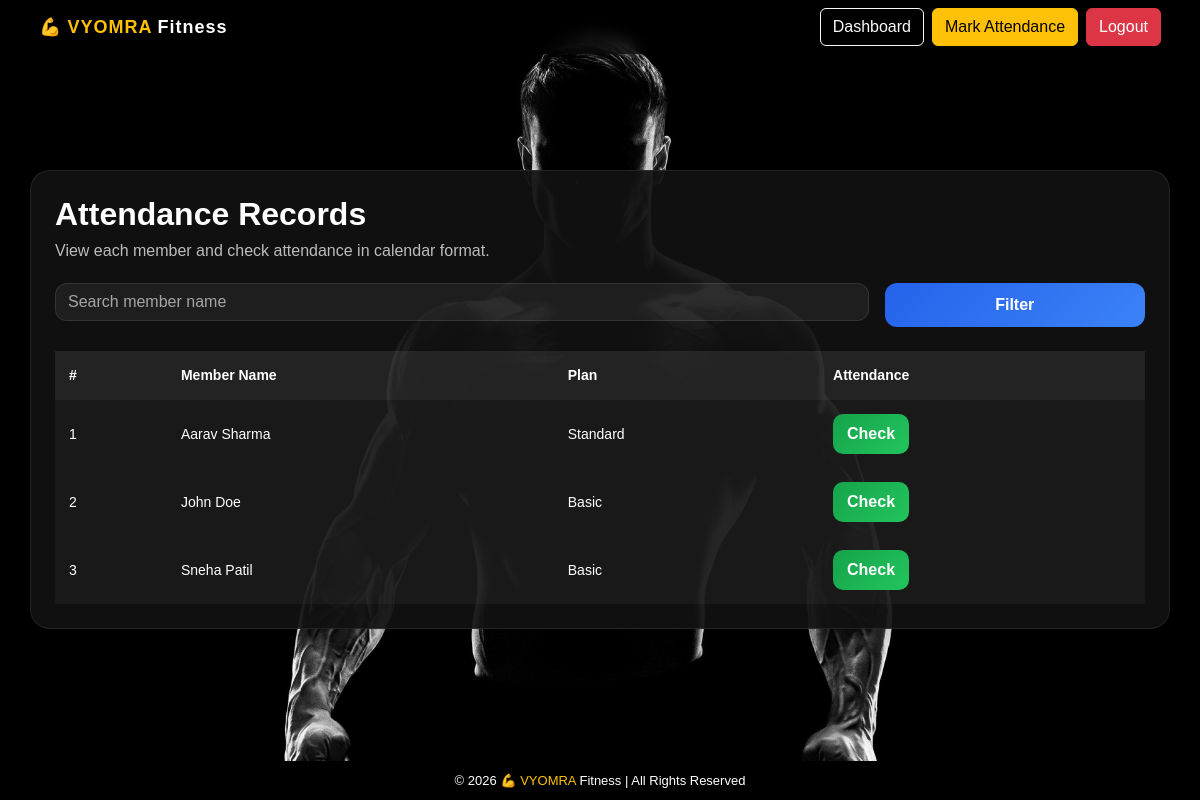
The app's page /admin/view_attendance.php (signed in) with its own data.
### tables this page shows
CREATE TABLE `members` (
  `member_id` int(11) NOT NULL,
  `name` varchar(100) DEFAULT NULL,
  `age` int(11) DEFAULT NULL,
  `gender` varchar(10) DEFAULT NULL,
  `phone` varchar(15) DEFAULT NULL,
  `email` varchar(100) DEFAULT NULL,
  `plan` varchar(50) DEFAULT NULL,
  `join_date` date DEFAULT NULL,
  `expiry_date` date NOT NULL,
  `trainer_id` int(11) DEFAULT NULL,
  `workout_id` int(11) DEFAULT NULL
);

### admin/view_attendance.php (the view, shortened to what this page needs)
<?php
include("../includes/db.php");
$search = $_GET['search'] ?? "";
$query = "
    SELECT DISTINCT m.member_id, m.name, m.plan
    FROM attendance a
    INNER JOIN members m ON a.member_id = m.member_id
    WHERE 1
";
$query .= " ORDER BY m.name ASC";
$stmt = $conn->prepare($query);
$stmt->execute();
$result = $stmt->get_result();
?>
<!DOCTYPE html>
<html lang="en">
<head>
    <link href="https://cdn.jsdelivr.net/npm/bootstrap@5.3.2/dist/css/bootstrap.min.css" rel="stylesheet">
    <link rel="stylesheet" href="../css/style.css">
</head>
<body class="dashboard-bg">
<nav class="navbar navbar-expand-lg navbar-dark custom-navbar">
    <div class="container-fluid px-4">
        <a class="navbar-brand fw-bold" href="dashboard.php">
            💪 <span style="color:#ffc107;">VYOMRA</span> Fitness
        </a>
        <div class="ms-auto d-flex gap-2">
            <a href="dashboard.php" class="btn btn-outline-light">Dashboard</a>
            <a href="mark_attendance.php" class="btn btn-warning">Mark Attendance</a>
            <a href="../logout.php" class="btn btn-danger">Logout</a>
        </div>
    </div>
</nav>
<div class="main-content">
    <div class="container attendance-wrap">
        <div class="attendance-box">
            <h2>Attendance Records</h2>
            <p>View each member and check attendance in calendar format.</p>
            <form method="GET" class="row g-3 filter-box mb-4">
                <div class="col-md-9">
                    <input type="text" name="search" class="form-control" placeholder="Search member name" value="<?php echo htmlspecialchars($search); ?>">
                </div>
                <div class="col-md-3 d-grid">
                    <button type="submit" class="btn btn-theme">Filter</button>
                </div>
            </form>
            <div class="attendance-table-wrap">
                <table class="table attendance-table">
                    <thead>
                        <tr>
                            <th>#</th>
                            <th>Member Name</th>
                            <th>Plan</th>
                            <th>Attendance</th>
                        </tr>
                    </thead>
                    <tbody>
                        <?php
                        if ($result->num_rows > 0) {
                            $count = 1;
                            while ($row = $result->fetch_assoc()) {
                        ?>
                            <tr>
                                <td><?php echo $count++; ?></td>
                                <td><?php echo htmlspecialchars($row['name']); ?></td>
                                <td><?php echo htmlspecialchars($row['plan']); ?></td>
                                <td>
                                    <button
                                        type="button"
                                        class="btn btn-check-attendance openAttendanceModal"
                                        data-bs-toggle="modal"
                                        data-bs-target="#attendanceModal"
                                        data-member-id="<?php echo $row['member_id']; ?>"
                                        data-member-name="<?php echo htmlspecialchars($row['name']); ?>"
                                    >
                                        Check
                                    </button>
                                </td>
                            </tr>
                        <?php
                            }
                        } else {
                        ?>
                            <tr>
                                <td colspan="4" class="text-center">No attendance records found.</td>
                            </tr>
                        <?php } ?>
                    </tbody>
                </table>
            </div>
        </div>
    </div>
</div>
<footer class="footer">
    © <?php echo date('Y'); ?> 💪 <span class="logo-highlight">VYOMRA</span> Fitness | All Rights Reserved
</footer>
</body>
</html>

### css/style.css (style rules this page uses)
html, body { height: 100%; margin: 0; }
body { display: flex; flex-direction: column; font-family: Arial, sans-serif; }
.main-content { flex: 1; }
.footer { background: #000; color: #fff; text-align: center; padding: 10px; font-size: 13px; }
.dashboard-bg { background: url('../assets/bg3.jpg') no-repeat center center fixed; background-size: cover; }
.navbar, .custom-navbar { position: fixed; top: 0; width: 100%; z-index: 1000; background: rgba(0,0,0,0.7); backdrop-filter: blur(8px); box-shadow: 0 2px 10px rgba(0,0,0,0.5); padding: 8px 15px; }
.navbar-brand { font-size: 18px; letter-spacing: 1px; display: flex; align-items: center; gap: 5px; }
.logo-highlight { color: #ffc107; }
.dashboard-bg .main-content { margin-top: 75px; }
.table { width: 100%; font-size: 14px; }
.table th, .table td { white-space: nowrap; padding: 10px 15px; }
.table thead th { position: sticky; top: 0; z-index: 2; }

### admin/view_attendance.php (style rules this page uses)
.attendance-wrap { padding: 95px 0 40px; }
.attendance-box { background: rgba(18,18,18,0.94); border: 1px solid rgba(255,255,255,0.08); border-radius: 20px; padding: 24px; box-shadow: 0 10px 24px rgba(0,0,0,0.22); color: #fff; }
.attendance-box h2 { font-weight: 800; margin-bottom: 6px; }
.attendance-box p { color: rgba(255,255,255,0.72); margin-bottom: 20px; }
.filter-box .form-control { background: rgba(255,255,255,0.06); border: 1px solid rgba(255,255,255,0.10); color: #fff; border-radius: 12px; }
.attendance-table-wrap { overflow-x: auto; }
.attendance-table { width: 100%; color: #fff; margin-bottom: 0; }
.attendance-table th { background: rgba(255,255,255,0.08); border: none; padding: 14px; }
.attendance-table td { background: rgba(255,255,255,0.04); border: none; padding: 14px; vertical-align: middle; }
.btn-theme { background: linear-gradient(135deg, #2563eb, #3b82f6); border: none; color: #fff; font-weight: 700; border-radius: 12px; padding: 10px 16px; }
.btn-check-attendance { background: linear-gradient(135deg, #16a34a, #22c55e); border: none; color: #fff; font-weight: 700; border-radius: 10px; padding: 8px 14px; }
.attendance-table, .attendance-table th, .attendance-table td { color: #ffffff !important; }
.filter-box input { color: #ffffff !important; }
.filter-box input::placeholder { color: rgba(255,255,255,0.6); }

### records on screen
members: name "Aarav Sharma", plan "Standard"
members: name "John Doe", plan "Basic"
members: name "Sneha Patil", plan "Basic"
